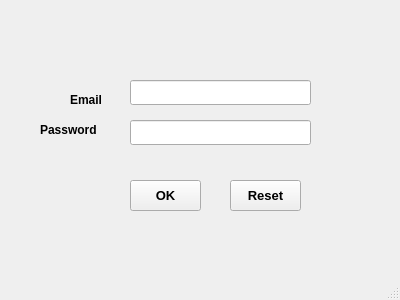
<?xml version="1.0" encoding="UTF-8"?>
<ui version="4.0">
 <class>MainWindow</class>
 <widget class="QMainWindow" name="MainWindow">
  <property name="geometry">
   <rect>
    <x>0</x>
    <y>0</y>
    <width>400</width>
    <height>300</height>
   </rect>
  </property>
  <property name="windowTitle">
   <string>MainWindow</string>
  </property>
  <widget class="QWidget" name="centralwidget">
   <widget class="QPushButton" name="button1">
    <property name="geometry">
     <rect>
      <x>130</x>
      <y>180</y>
      <width>71</width>
      <height>31</height>
     </rect>
    </property>
    <property name="font">
     <font>
      <family>Arial</family>
      <pointsize>10</pointsize>
      <weight>75</weight>
      <bold>true</bold>
     </font>
    </property>
    <property name="text">
     <string>OK</string>
    </property>
   </widget>
   <widget class="QLabel" name="label">
    <property name="geometry">
     <rect>
      <x>40</x>
      <y>120</y>
      <width>81</width>
      <height>20</height>
     </rect>
    </property>
    <property name="font">
     <font>
      <weight>75</weight>
      <bold>true</bold>
     </font>
    </property>
    <property name="text">
     <string>Password</string>
    </property>
   </widget>
   <widget class="QLineEdit" name="lineEdit">
    <property name="geometry">
     <rect>
      <x>130</x>
      <y>120</y>
      <width>181</width>
      <height>25</height>
     </rect>
    </property>
   </widget>
   <widget class="QLabel" name="label_2">
    <property name="geometry">
     <rect>
      <x>70</x>
      <y>90</y>
      <width>51</width>
      <height>19</height>
     </rect>
    </property>
    <property name="font">
     <font>
      <weight>75</weight>
      <bold>true</bold>
     </font>
    </property>
    <property name="text">
     <string>Email</string>
    </property>
   </widget>
   <widget class="QLineEdit" name="lineEdit_2">
    <property name="geometry">
     <rect>
      <x>130</x>
      <y>80</y>
      <width>181</width>
      <height>25</height>
     </rect>
    </property>
   </widget>
   <widget class="QPushButton" name="button2">
    <property name="geometry">
     <rect>
      <x>230</x>
      <y>180</y>
      <width>71</width>
      <height>31</height>
     </rect>
    </property>
    <property name="font">
     <font>
      <family>Arial</family>
      <pointsize>10</pointsize>
      <weight>75</weight>
      <bold>true</bold>
     </font>
    </property>
    <property name="text">
     <string>Reset</string>
    </property>
   </widget>
  </widget>
  <widget class="QMenuBar" name="menubar">
   <property name="geometry">
    <rect>
     <x>0</x>
     <y>0</y>
     <width>400</width>
     <height>31</height>
    </rect>
   </property>
  </widget>
  <widget class="QStatusBar" name="statusbar"/>
 </widget>
 <resources/>
 <connections>
  <connection>
   <sender>button2</sender>
   <signal>clicked()</signal>
   <receiver>lineEdit_2</receiver>
   <slot>clear()</slot>
   <hints>
    <hint type="sourcelabel">
     <x>268</x>
     <y>231</y>
    </hint>
    <hint type="destinationlabel">
     <x>270</x>
     <y>125</y>
    </hint>
   </hints>
  </connection>
  <connection>
   <sender>button2</sender>
   <signal>clicked()</signal>
   <receiver>lineEdit</receiver>
   <slot>clear()</slot>
   <hints>
    <hint type="sourcelabel">
     <x>239</x>
     <y>228</y>
    </hint>
    <hint type="destinationlabel">
     <x>217</x>
     <y>162</y>
    </hint>
   </hints>
  </connection>
 </connections>
</ui>
